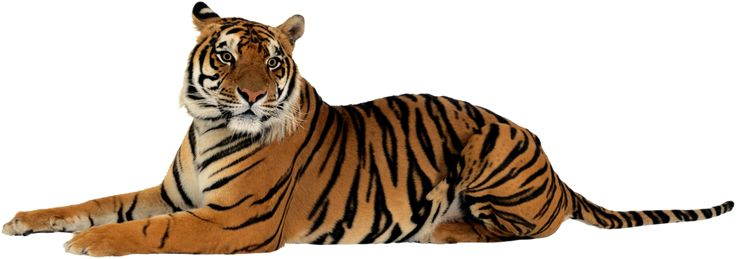
#> input picture tiger.jpg, 736 x 259 px
$ python -i main_window.py   (imports and definitions only)
#> lines starting #> are read from the running program, lines starting #| are printed output that depends on the picture
#!/usr/bin/env python3
# -*- coding: utf-8 -*-
"""
Главное окно приложения с современным интерфейсом.
"""

import tkinter as tk
from tkinter import ttk, filedialog, messagebox
import cv2
import numpy as np
from PIL import Image, ImageTk
from typing import Optional, Callable
from config.settings import GUI_SETTINGS
from views.channel_viewer import ChannelViewer


class ScrollableFrame(ttk.Frame):
    """Прокручиваемая рамка с полосой прокрутки."""

    def __init__(self, parent, *args, **kwargs):
        super().__init__(parent, *args, **kwargs)

        # Создаем canvas и scrollbar
        self.canvas = tk.Canvas(self, highlightthickness=0)
        self.scrollbar = ttk.Scrollbar(self, orient="vertical", command=self.canvas.yview)
        self.scrollable_frame = ttk.Frame(self.canvas)


        # Настраиваем прокрутку
        self.scrollable_frame.bind(
            "<Configure>",
            lambda e: self.canvas.configure(scrollregion=self.canvas.bbox("all"))
        )

        self.canvas.create_window((0, 0), window=self.scrollable_frame, anchor="nw")
        self.canvas.configure(yscrollcommand=self.scrollbar.set)

        # Размещаем элементы
        self.canvas.pack(side="left", fill="both", expand=True)
        self.scrollbar.pack(side="right", fill="y")

        # Привязываем события мыши для прокрутки
        self.canvas.bind("<MouseWheel>", self._on_mousewheel)
        self.canvas.bind("<Button-4>", self._on_mousewheel)
        self.canvas.bind("<Button-5>", self._on_mousewheel)

        # Фокус для работы с клавиатурой
        self.canvas.bind("<1>", lambda event: self.canvas.focus_set())

    # [8 lines left out: function _on_mousewheel, not called in this run]

    def get_scrollable_frame(self):
        """Возвращает прокручиваемую рамку для размещения виджетов."""
        return self.scrollable_frame


class MainWindow:
    """
    Главное окно приложения с современным интерфейсом.
    """

    def __init__(self):
        """Инициализация главного окна."""
        self.root = tk.Tk()
        self.root.title(GUI_SETTINGS["window_title"])
        self.root.geometry("1200x800")
        self.root.minsize(*GUI_SETTINGS["min_window_size"])
        self._disp = {"x0": 0, "y0": 0, "scale": 1.0, "w": 0, "h": 0, "orig_w": 0, "orig_h": 0}

        # Переменные для хранения изображений
        self.original_image = None
        self.processed_image = None
        self.display_image = None
        self.zoom_image = None
        self.channels_image = None
        self.histograms_image = None

        # Переменные для дополнительных изображений в правой панели
        self.channels_display_image = None
        self.histograms_display_image = None

        # Окно просмотра каналов
        self.channel_viewer = None

        # Режим отображения каналов
        self.channel_mode = False  # False - обычное изображение, True - каналы
        self.current_channel = 0  # 0: Gray, 1: Red, 2: Green, 3: Blue
        self.channel_images = {}  # Словарь для хранения каналов

        # Параметры обработки
        self.params = {
            "brightness": tk.IntVar(value=100),
            "contrast": tk.IntVar(value=100),
            "r_offset": tk.IntVar(value=100),
            "g_offset": tk.IntVar(value=100),
            "b_offset": tk.IntVar(value=100),
            "gamma_x10": tk.IntVar(value=10),
            "swap_mode": tk.StringVar(value="BGR"),
            "negate_r": tk.BooleanVar(value=False),
            "negate_g": tk.BooleanVar(value=False),
            "negate_b": tk.BooleanVar(value=False),
            "flip_horizontal": tk.BooleanVar(value=False),
            "flip_vertical": tk.BooleanVar(value=False),
            "backend": tk.StringVar(value="numpy"),  # 'numpy' или 'pillow'
        }

        # Позиция мыши
        self.mouse_pos = (0, 0)

        # Callback для обновления изображения
        self.update_callback: Optional[Callable] = None

        self._create_widgets()
        self._setup_bindings()

    def _create_widgets(self):
        """Создает виджеты интерфейса."""
        # Главный фрейм
        main_frame = ttk.Frame(self.root)
        main_frame.pack(fill=tk.BOTH, expand=True, padx=10, pady=10)

        # Создаем панели
        self._create_menu_bar()
        self._create_left_panel(main_frame)
        self._create_center_panel(main_frame)
        self._create_right_panel(main_frame)
        self._create_status_bar()

    def _create_menu_bar(self):
        """Создает меню приложения."""
        menubar = tk.Menu(self.root)
        self.root.config(menu=menubar)

        # Файл
        file_menu = tk.Menu(menubar, tearoff=0)
        menubar.add_cascade(label="Файл", menu=file_menu)
        file_menu.add_command(label="Открыть изображение...", command=self._open_image)
        file_menu.add_separator()
        file_menu.add_command(label="Сохранить", command=self._save_image)
        file_menu.add_separator()
        file_menu.add_command(label="Выход", command=self.root.quit)

        # Вид
        view_menu = tk.Menu(menubar, tearoff=0)
        menubar.add_cascade(label="Вид", menu=view_menu)
        view_menu.add_command(label="Сбросить параметры", command=self._reset_parameters)
        view_menu.add_command(label="Дополнительные окна", command=self._show_additional_windows)
        view_menu.add_separator()
        view_menu.add_command(label="Просмотр каналов", command=self._show_channel_viewer)

    def _create_left_panel(self, parent):
        """Создает левую панель с параметрами."""
        left_frame = ttk.LabelFrame(parent, text="Параметры обработки", padding=10)
        left_frame.pack(side=tk.LEFT, fill=tk.Y, padx=(0, 10))

        # Яркость
        ttk.Label(left_frame, text="Яркость:").pack(anchor=tk.W)
        brightness_scale = ttk.Scale(
            left_frame, from_=0, to=200, variable=self.params["brightness"],
            orient=tk.HORIZONTAL, command=self._on_parameter_change
        )
        brightness_scale.pack(fill=tk.X, pady=(0, 10))

        # Контраст
        ttk.Label(left_frame, text="Контраст:").pack(anchor=tk.W)
        contrast_scale = ttk.Scale(
            left_frame, from_=50, to=300, variable=self.params["contrast"],
            orient=tk.HORIZONTAL, command=self._on_parameter_change
        )
        contrast_scale.pack(fill=tk.X, pady=(0, 10))

        # Сдвиги каналов
        ttk.Label(left_frame, text="Сдвиги каналов:").pack(anchor=tk.W)

        ttk.Label(left_frame, text="R:").pack(anchor=tk.W)
        r_scale = ttk.Scale(
            left_frame, from_=0, to=200, variable=self.params["r_offset"],
            orient=tk.HORIZONTAL, command=self._on_parameter_change
        )
        r_scale.pack(fill=tk.X, pady=(0, 5))

        ttk.Label(left_frame, text="G:").pack(anchor=tk.W)
        g_scale = ttk.Scale(
            left_frame, from_=0, to=200, variable=self.params["g_offset"],
            orient=tk.HORIZONTAL, command=self._on_parameter_change
        )
        g_scale.pack(fill=tk.X, pady=(0, 5))

        ttk.Label(left_frame, text="B:").pack(anchor=tk.W)
        b_scale = ttk.Scale(
            left_frame, from_=0, to=200, variable=self.params["b_offset"],
            orient=tk.HORIZONTAL, command=self._on_parameter_change
        )
        b_scale.pack(fill=tk.X, pady=(0, 10))

        # Гамма
        ttk.Label(left_frame, text="Гамма (×10):").pack(anchor=tk.W)
        gamma_scale = ttk.Scale(
            left_frame, from_=5, to=40, variable=self.params["gamma_x10"],
            orient=tk.HORIZONTAL, command=self._on_parameter_change
        )
        gamma_scale.pack(fill=tk.X, pady=(0, 10))

        # Перестановка каналов
        ttk.Label(left_frame, text="Перестановка каналов:").pack(anchor=tk.W)
        swap_combo = ttk.Combobox(
            left_frame, textvariable=self.params["swap_mode"],
            values=["BGR", "BRG", "GBR", "GRB", "RBG", "RGB"],
            state="readonly", width=10
        )
        swap_combo.pack(fill=tk.X, pady=(0, 10))
        swap_combo.bind("<<ComboboxSelected>>", self._on_parameter_change)

        # Инверсия каналов
        ttk.Label(left_frame, text="Инверсия каналов:").pack(anchor=tk.W)

        neg_r_check = ttk.Checkbutton(
            left_frame, text="R", variable=self.params["negate_r"],
            command=self._on_parameter_change
        )
        neg_r_check.pack(anchor=tk.W)

        neg_g_check = ttk.Checkbutton(
            left_frame, text="G", variable=self.params["negate_g"],
            command=self._on_parameter_change
        )
        neg_g_check.pack(anchor=tk.W)

        neg_b_check = ttk.Checkbutton(
            left_frame, text="B", variable=self.params["negate_b"],
            command=self._on_parameter_change
        )
        neg_b_check.pack(anchor=tk.W, pady=(0, 10))

        # Отражения
        ttk.Label(left_frame, text="Отражения:").pack(anchor=tk.W)

        flip_h_check = ttk.Checkbutton(
            left_frame, text="Горизонтальное", variable=self.params["flip_horizontal"],
            command=self._on_parameter_change
        )
        flip_h_check.pack(anchor=tk.W)

        flip_v_check = ttk.Checkbutton(
            left_frame, text="Вертикальное", variable=self.params["flip_vertical"],
            command=self._on_parameter_change
        )
        flip_v_check.pack(anchor=tk.W, pady=(0, 10))

        # --- Режим обработки (NumPy / Pillow) ---
        ttk.Label(left_frame, text="Режим обработки:").pack(anchor=tk.W, pady=(10, 0))

        backend_frame = ttk.Frame(left_frame)
        backend_frame.pack(fill=tk.X, pady=(2, 10))

        ttk.Radiobutton(
            backend_frame, text="NumPy (ручная математика)",
            value="numpy", variable=self.params["backend"],
            command=self._on_parameter_change
        ).pack(anchor=tk.W)

        ttk.Radiobutton(
            backend_frame, text="Pillow (библиотечный вариант)",
            value="pillow", variable=self.params["backend"],
            command=self._on_parameter_change
        ).pack(anchor=tk.W)


        # Режим каналов
        ttk.Label(left_frame, text="Режим просмотра:").pack(anchor=tk.W)

        self.channel_mode_var = tk.BooleanVar(value=False)
        channel_mode_check = ttk.Checkbutton(
            left_frame, text="Просмотр каналов", variable=self.channel_mode_var,
            command=self._toggle_channel_mode
        )
        channel_mode_check.pack(anchor=tk.W)

        # Информация о текущем канале
        self.channel_info_label = ttk.Label(
            left_frame, text="Серый канал", font=("Arial", 10, "bold")
        )
        self.channel_info_label.pack(anchor=tk.W, pady=(5, 0))

    def _create_center_panel(self, parent):
        """Создает центральную панель с изображением."""
        center_frame = ttk.Frame(parent)
        center_frame.pack(side=tk.LEFT, fill=tk.BOTH, expand=True)

        # Фрейм для изображения
        image_frame = ttk.LabelFrame(center_frame, text="Изображение", padding=5)
        image_frame.pack(fill=tk.BOTH, expand=True)

        # Canvas для изображения
        self.image_canvas = tk.Canvas(
            image_frame, bg="gray", width=640, height=480
        )
        self.image_canvas.pack(fill=tk.BOTH, expand=True)

        # Привязываем события мыши
        self.image_canvas.bind("<Motion>", self._on_mouse_move)
        self.image_canvas.bind("<Button-1>", self._on_mouse_click)

    def _create_right_panel(self, parent):
        """Создает правую панель с информацией и дополнительными окнами."""
        right_frame = ttk.LabelFrame(parent, text="Информация и дополнительные окна", padding=5)
        right_frame.pack(side=tk.RIGHT, fill=tk.Y, padx=(10, 0))

        # Создаем прокручиваемую область
        scrollable_area = ScrollableFrame(right_frame)
        scrollable_area.pack(fill=tk.BOTH, expand=True)

        # Получаем прокручиваемую рамку для размещения виджетов
        content_frame = scrollable_area.get_scrollable_frame()

        # Информация о пикселе
        pixel_frame = ttk.LabelFrame(content_frame, text="Информация о пикселе", padding=5)
        pixel_frame.pack(fill=tk.X, pady=(0, 10))

        self.pixel_info = tk.Text(pixel_frame, height=6, width=30, wrap=tk.WORD)
        self.pixel_info.pack(fill=tk.BOTH, expand=True)

        # Статистики окна
        stats_frame = ttk.LabelFrame(content_frame, text="Статистики окна 11×11", padding=5)
        stats_frame.pack(fill=tk.X, pady=(0, 10))

        self.stats_info = tk.Text(stats_frame, height=4, width=30, wrap=tk.WORD)
        self.stats_info.pack(fill=tk.BOTH, expand=True)

        # Zoom окно
        zoom_frame = ttk.LabelFrame(content_frame, text="Zoom 11×11 x8", padding=5)
        zoom_frame.pack(fill=tk.X, pady=(0, 10))

        self.zoom_canvas = tk.Canvas(zoom_frame, bg="gray", width=88, height=88)
        self.zoom_canvas.pack()

        # Каналы изображения
        channels_frame = ttk.LabelFrame(content_frame, text="Каналы изображения", padding=5)
        channels_frame.pack(fill=tk.X, pady=(0, 10))

        self.channels_canvas = tk.Canvas(channels_frame, bg="gray", width=300, height=200)
        self.channels_canvas.pack()

        # Гистограммы
        histograms_frame = ttk.LabelFrame(content_frame, text="Гистограммы", padding=5)
        histograms_frame.pack(fill=tk.X, pady=(0, 10))

        self.histograms_canvas = tk.Canvas(histograms_frame, bg="gray", width=300, height=200)
        self.histograms_canvas.pack()

        # Кнопки
        buttons_frame = ttk.Frame(content_frame)
        buttons_frame.pack(fill=tk.X, pady=(10, 0))

        ttk.Button(buttons_frame, text="Открыть", command=self._open_image).pack(fill=tk.X, pady=(0, 5))
        ttk.Button(buttons_frame, text="Сохранить", command=self._save_image).pack(fill=tk.X, pady=(0, 5))
        ttk.Button(buttons_frame, text="Сбросить", command=self._reset_parameters).pack(fill=tk.X, pady=(0, 5))
        ttk.Button(buttons_frame, text="Обновить дополнительные окна", command=self._update_additional_windows).pack(fill=tk.X, pady=(0, 5))
        ttk.Button(buttons_frame, text="Просмотр каналов", command=self._show_channel_viewer).pack(fill=tk.X)

    # [289 lines left out: functions _create_status_bar, _setup_bindings, _on_parameter_change, _on_mouse_move, _on_mouse_click, _open_image and 9 more, not called in this run]

    def set_update_callback(self, callback: Callable):
        """Устанавливает callback для обновления изображения."""
        self.update_callback = callback

    # [118 lines left out: functions update_image_display, update_zoom_display, update_pixel_info, update_stats_info, update_channels_display, update_histograms_display, not called in this run]

    def update_status(self, message: str):
        """Обновляет строку состояния."""
        self.status_bar.config(text=message)

    def get_parameters(self) -> dict:
        """Возвращает текущие параметры."""
        return {name: var.get() for name, var in self.params.items()}

    # [21 lines left out: functions _previous_channel, _switch_to_channel, not called in this run]

    def run(self):
        """Запускает главный цикл приложения."""
        self.root.mainloop()

>>> import cv2
>>> picture = cv2.imread('../tiger.jpg', cv2.IMREAD_GRAYSCALE)
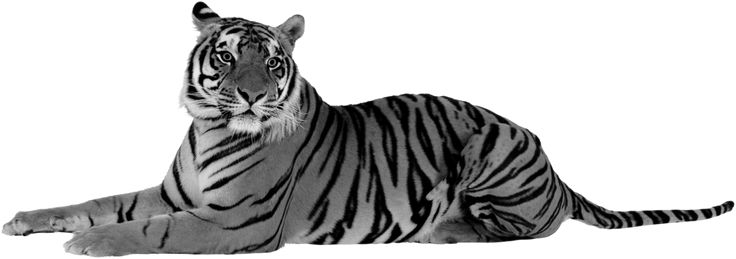
#> picture: shape (259, 736); min 0, max 255, mean 189.8
#> (the run stopped early here; a loop or call above may not have finished)
